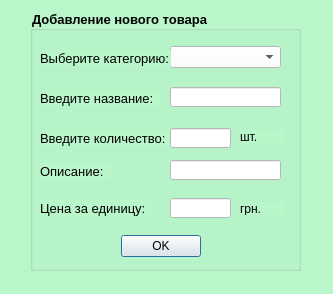
<?xml version="1.0" encoding="UTF-8"?>
<ui version="4.0">
 <class>Add</class>
 <widget class="QDialog" name="Add">
  <property name="geometry">
   <rect>
    <x>0</x>
    <y>0</y>
    <width>333</width>
    <height>294</height>
   </rect>
  </property>
  <property name="windowTitle">
   <string>Добавление</string>
  </property>
  <property name="styleSheet">
   <string notr="true">background-color: #B9F6CA;</string>
  </property>
  <widget class="QGroupBox" name="groupBox">
   <property name="geometry">
    <rect>
     <x>30</x>
     <y>10</y>
     <width>271</width>
     <height>261</height>
    </rect>
   </property>
   <property name="font">
    <font>
     <pointsize>10</pointsize>
     <weight>75</weight>
     <bold>true</bold>
    </font>
   </property>
   <property name="title">
    <string>Добавление нового товара</string>
   </property>
   <widget class="QLabel" name="label">
    <property name="geometry">
     <rect>
      <x>10</x>
      <y>40</y>
      <width>131</width>
      <height>16</height>
     </rect>
    </property>
    <property name="font">
     <font>
      <pointsize>10</pointsize>
     </font>
    </property>
    <property name="text">
     <string>Выберите категорию:</string>
    </property>
   </widget>
   <widget class="QComboBox" name="katBox">
    <property name="geometry">
     <rect>
      <x>140</x>
      <y>36</y>
      <width>111</width>
      <height>22</height>
     </rect>
    </property>
    <property name="styleSheet">
     <string notr="true">background-color: rgb(255, 255, 255);</string>
    </property>
   </widget>
   <widget class="QDialogButtonBox" name="buttonBox">
    <property name="geometry">
     <rect>
      <x>90</x>
      <y>220</y>
      <width>81</width>
      <height>32</height>
     </rect>
    </property>
    <property name="font">
     <font>
      <pointsize>10</pointsize>
     </font>
    </property>
    <property name="styleSheet">
     <string notr="true">background-color: #ECEFF1;</string>
    </property>
    <property name="orientation">
     <enum>Qt::Horizontal</enum>
    </property>
    <property name="standardButtons">
     <set>QDialogButtonBox::Ok</set>
    </property>
   </widget>
   <widget class="QLabel" name="label_2">
    <property name="geometry">
     <rect>
      <x>210</x>
      <y>192</y>
      <width>46</width>
      <height>13</height>
     </rect>
    </property>
    <property name="text">
     <string>грн.</string>
    </property>
   </widget>
   <widget class="QLabel" name="label_3">
    <property name="geometry">
     <rect>
      <x>210</x>
      <y>120</y>
      <width>46</width>
      <height>13</height>
     </rect>
    </property>
    <property name="text">
     <string>шт.</string>
    </property>
   </widget>
   <widget class="QLabel" name="label_8">
    <property name="geometry">
     <rect>
      <x>10</x>
      <y>80</y>
      <width>121</width>
      <height>16</height>
     </rect>
    </property>
    <property name="font">
     <font>
      <pointsize>10</pointsize>
     </font>
    </property>
    <property name="text">
     <string>Введите название:</string>
    </property>
   </widget>
   <widget class="QLineEdit" name="nameEdit_2">
    <property name="geometry">
     <rect>
      <x>140</x>
      <y>77</y>
      <width>111</width>
      <height>20</height>
     </rect>
    </property>
    <property name="styleSheet">
     <string notr="true">background-color: rgb(255, 255, 255);</string>
    </property>
   </widget>
   <widget class="QLabel" name="label_9">
    <property name="geometry">
     <rect>
      <x>10</x>
      <y>120</y>
      <width>131</width>
      <height>16</height>
     </rect>
    </property>
    <property name="font">
     <font>
      <pointsize>10</pointsize>
     </font>
    </property>
    <property name="text">
     <string>Введите количество:</string>
    </property>
   </widget>
   <widget class="QLineEdit" name="kolEdit_2">
    <property name="geometry">
     <rect>
      <x>140</x>
      <y>118</y>
      <width>61</width>
      <height>20</height>
     </rect>
    </property>
    <property name="styleSheet">
     <string notr="true">background-color: rgb(255, 255, 255);</string>
    </property>
   </widget>
   <widget class="QLabel" name="label_10">
    <property name="geometry">
     <rect>
      <x>10</x>
      <y>153</y>
      <width>71</width>
      <height>16</height>
     </rect>
    </property>
    <property name="font">
     <font>
      <pointsize>10</pointsize>
     </font>
    </property>
    <property name="text">
     <string>Описание:</string>
    </property>
   </widget>
   <widget class="QLineEdit" name="opisEdit_2">
    <property name="geometry">
     <rect>
      <x>140</x>
      <y>150</y>
      <width>111</width>
      <height>20</height>
     </rect>
    </property>
    <property name="styleSheet">
     <string notr="true">background-color: rgb(255, 255, 255);</string>
    </property>
   </widget>
   <widget class="QLabel" name="label_11">
    <property name="geometry">
     <rect>
      <x>10</x>
      <y>190</y>
      <width>111</width>
      <height>16</height>
     </rect>
    </property>
    <property name="font">
     <font>
      <pointsize>10</pointsize>
     </font>
    </property>
    <property name="text">
     <string>Цена за единицу:</string>
    </property>
   </widget>
   <widget class="QLineEdit" name="sumEdit_2">
    <property name="geometry">
     <rect>
      <x>140</x>
      <y>188</y>
      <width>61</width>
      <height>20</height>
     </rect>
    </property>
    <property name="styleSheet">
     <string notr="true">background-color: rgb(255, 255, 255);</string>
    </property>
   </widget>
   <zorder>layoutWidget_2</zorder>
   <zorder>layoutWidget</zorder>
   <zorder>katBox</zorder>
   <zorder>pushButton</zorder>
   <zorder>label</zorder>
   <zorder>katBox</zorder>
   <zorder>buttonBox</zorder>
   <zorder>label_2</zorder>
   <zorder>label_3</zorder>
  </widget>
 </widget>
 <resources/>
 <connections>
  <connection>
   <sender>buttonBox</sender>
   <signal>accepted()</signal>
   <receiver>Add</receiver>
   <slot>accept()</slot>
   <hints>
    <hint type="sourcelabel">
     <x>248</x>
     <y>254</y>
    </hint>
    <hint type="destinationlabel">
     <x>157</x>
     <y>274</y>
    </hint>
   </hints>
  </connection>
  <connection>
   <sender>buttonBox</sender>
   <signal>rejected()</signal>
   <receiver>Add</receiver>
   <slot>reject()</slot>
   <hints>
    <hint type="sourcelabel">
     <x>316</x>
     <y>260</y>
    </hint>
    <hint type="destinationlabel">
     <x>286</x>
     <y>274</y>
    </hint>
   </hints>
  </connection>
 </connections>
</ui>
